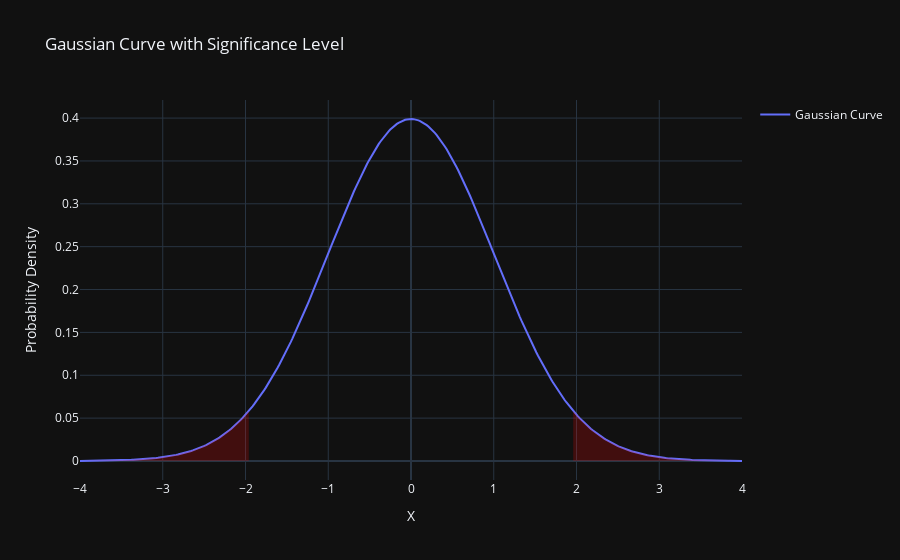

The notebook cell this image was saved under:
### Code cell
# Full article at: https://pavoltravnik.lawly.cz/en/gauss-curve/
import plotly.graph_objects as go
import numpy as np
import scipy.stats as stats

# Define the parameters for the Gaussian curve
mu = 0  # Mean of the distribution
sigma = 1  # Standard deviation of the distribution
x = np.linspace(-4*sigma, 4*sigma, 400)  # X values
y = stats.norm.pdf(x, mu, sigma)  # Gaussian function using scipy for simplicity

# Calculate the critical values for a 95% confidence level (5% significance level)
alpha = 0.05
critical_value_left = stats.norm.ppf(alpha/2, mu, sigma)  # Left critical value
critical_value_right = stats.norm.ppf(1 - alpha/2, mu, sigma)  # Right critical value

# Create the plot for the Gaussian curve
fig = go.Figure(data=go.Scatter(x=x, y=y, mode='lines', name='Gaussian Curve'))

# Highlight the significance level areas
x_fill_left = np.linspace(-4*sigma, critical_value_left, 100)
y_fill_left = stats.norm.pdf(x_fill_left, mu, sigma)
x_fill_right = np.linspace(critical_value_right, 4*sigma, 100)
y_fill_right = stats.norm.pdf(x_fill_right, mu, sigma)

# Add shaded regions for significance levels
fig.add_traces(go.Scatter(x=np.concatenate([x_fill_left, x_fill_left[::-1]]),
                          y=np.concatenate([y_fill_left, np.zeros_like(y_fill_left)]),
                          fill='toself',
                          fillcolor='rgba(255, 0, 0, 0.2)',
                          line=dict(color='rgba(255, 255, 255, 0)'),
                          showlegend=False,
                          name='Significance Level'))
fig.add_traces(go.Scatter(x=np.concatenate([x_fill_right, x_fill_right[::-1]]),
                          y=np.concatenate([y_fill_right, np.zeros_like(y_fill_right)]),
                          fill='toself',
                          fillcolor='rgba(255, 0, 0, 0.2)',
                          line=dict(color='rgba(255, 255, 255, 0)'),
                          showlegend=False))

# Update layout for a better look
fig.update_layout(title='Gaussian Curve with Significance Level',
                  xaxis_title='X',
                  yaxis_title='Probability Density',
                  template='plotly_dark')

# Show the plot
fig.show()

### Figure 1 — Plotly figure (JSON) as saved in the notebook; plotly's stock layout.template omitted (floating-point values rounded to 4 significant figures; data arrays with more than 128 entries replaced by an {"elided": "..."} marker saying what was removed)
{"data": [{"mode": "lines", "name": "Gaussian Curve", "type": "scatter", "x": {"elided": "400 float values"}, "y": {"elided": "400 float values"}}, {"fill": "toself", "fillcolor": "rgba(255, 0, 0, 0.2)", "line": {"color": "rgba(255, 255, 255, 0)"}, "name": "Significance Level", "showlegend": false, "type": "scatter", "x": {"elided": "200 float values"}, "y": {"elided": "200 float values"}}, {"fill": "toself", "fillcolor": "rgba(255, 0, 0, 0.2)", "line": {"color": "rgba(255, 255, 255, 0)"}, "showlegend": false, "type": "scatter", "x": {"elided": "200 float values"}, "y": {"elided": "200 float values"}}], "layout": {"title": {"text": "Gaussian Curve with Significance Level"}, "xaxis": {"title": {"text": "X"}}, "yaxis": {"title": {"text": "Probability Density"}}}}
